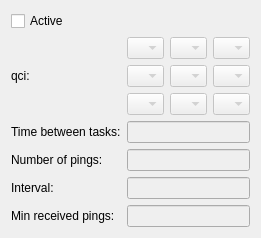
      <widget class="QWidget" name="SyncedPing">
       <attribute name="title">
        <string>Synced Ping</string>
       </attribute>
       <layout class="QGridLayout" name="gridLayout_7">
        <item row="3" column="1">
         <widget class="QLineEdit" name="lineEditSyncedPingNumberOfPings">
          <property name="enabled">
           <bool>false</bool>
          </property>
         </widget>
        </item>
        <item row="1" column="0">
         <widget class="QLabel" name="label_22">
          <property name="text">
           <string>qci:</string>
          </property>
         </widget>
        </item>
        <item row="1" column="1">
         <layout class="QVBoxLayout" name="verticalLayout_8">
          <item>
           <layout class="QHBoxLayout" name="horizontalLayout_30">
            <item>
             <widget class="QComboBox" name="comboBoxSyncedPingQci1">
              <property name="enabled">
               <bool>false</bool>
              </property>
              <item>
               <property name="text">
                <string/>
               </property>
              </item>
              <item>
               <property name="text">
                <string>1</string>
               </property>
              </item>
              <item>
               <property name="text">
                <string>2</string>
               </property>
              </item>
              <item>
               <property name="text">
                <string>3</string>
               </property>
              </item>
              <item>
               <property name="text">
                <string>4</string>
               </property>
              </item>
              <item>
               <property name="text">
                <string>5</string>
               </property>
              </item>
              <item>
               <property name="text">
                <string>6</string>
               </property>
              </item>
              <item>
               <property name="text">
                <string>7</string>
               </property>
              </item>
              <item>
               <property name="text">
                <string>8</string>
               </property>
              </item>
              <item>
               <property name="text">
                <string>9</string>
               </property>
              </item>
             </widget>
            </item>
            <item>
             <widget class="QComboBox" name="comboBoxSyncedPingQci2">
              <property name="enabled">
               <bool>false</bool>
              </property>
              <item>
               <property name="text">
                <string/>
               </property>
              </item>
              <item>
               <property name="text">
                <string>1</string>
               </property>
              </item>
              <item>
               <property name="text">
                <string>2</string>
               </property>
              </item>
              <item>
               <property name="text">
                <string>3</string>
               </property>
              </item>
              <item>
               <property name="text">
                <string>4</string>
               </property>
              </item>
              <item>
               <property name="text">
                <string>5</string>
               </property>
              </item>
              <item>
               <property name="text">
                <string>6</string>
               </property>
              </item>
              <item>
               <property name="text">
                <string>7</string>
               </property>
              </item>
              <item>
               <property name="text">
                <string>8</string>
               </property>
              </item>
              <item>
               <property name="text">
                <string>9</string>
               </property>
              </item>
             </widget>
            </item>
            <item>
             <widget class="QComboBox" name="comboBoxSyncedPingQci3">
              <property name="enabled">
               <bool>false</bool>
              </property>
              <item>
               <property name="text">
                <string/>
               </property>
              </item>
              <item>
               <property name="text">
                <string>1</string>
               </property>
              </item>
              <item>
               <property name="text">
                <string>2</string>
               </property>
              </item>
              <item>
               <property name="text">
                <string>3</string>
               </property>
              </item>
              <item>
               <property name="text">
                <string>4</string>
               </property>
              </item>
              <item>
               <property name="text">
                <string>5</string>
               </property>
              </item>
              <item>
               <property name="text">
                <string>6</string>
               </property>
              </item>
              <item>
               <property name="text">
                <string>7</string>
               </property>
              </item>
              <item>
               <property name="text">
                <string>8</string>
               </property>
              </item>
              <item>
               <property name="text">
                <string>9</string>
               </property>
              </item>
             </widget>
            </item>
           </layout>
          </item>
          <item>
           <layout class="QHBoxLayout" name="horizontalLayout_31">
            <item>
             <widget class="QComboBox" name="comboBoxSyncedPingQci4">
              <property name="enabled">
               <bool>false</bool>
              </property>
              <item>
               <property name="text">
                <string/>
               </property>
              </item>
              <item>
               <property name="text">
                <string>1</string>
               </property>
              </item>
              <item>
               <property name="text">
                <string>2</string>
               </property>
              </item>
              <item>
               <property name="text">
                <string>3</string>
               </property>
              </item>
              <item>
               <property name="text">
                <string>4</string>
               </property>
              </item>
              <item>
               <property name="text">
                <string>5</string>
               </property>
              </item>
              <item>
               <property name="text">
                <string>6</string>
               </property>
              </item>
              <item>
               <property name="text">
                <string>7</string>
               </property>
              </item>
              <item>
               <property name="text">
                <string>8</string>
               </property>
              </item>
              <item>
               <property name="text">
                <string>9</string>
               </property>
              </item>
             </widget>
            </item>
            <item>
             <widget class="QComboBox" name="comboBoxSyncedPingQci5">
              <property name="enabled">
               <bool>false</bool>
              </property>
              <item>
               <property name="text">
                <string/>
               </property>
              </item>
              <item>
               <property name="text">
                <string>1</string>
               </property>
              </item>
              <item>
               <property name="text">
                <string>2</string>
               </property>
              </item>
              <item>
               <property name="text">
                <string>3</string>
               </property>
              </item>
              <item>
               <property name="text">
                <string>4</string>
               </property>
              </item>
              <item>
               <property name="text">
                <string>5</string>
               </property>
              </item>
              <item>
               <property name="text">
                <string>6</string>
               </property>
              </item>
              <item>
               <property name="text">
                <string>7</string>
               </property>
              </item>
              <item>
               <property name="text">
                <string>8</string>
               </property>
              </item>
              <item>
               <property name="text">
                <string>9</string>
               </property>
              </item>
             </widget>
            </item>
            <item>
             <widget class="QComboBox" name="comboBoxSyncedPingQci6">
              <property name="enabled">
               <bool>false</bool>
              </property>
              <item>
               <property name="text">
                <string/>
               </property>
              </item>
              <item>
               <property name="text">
                <string>1</string>
               </property>
              </item>
              <item>
               <property name="text">
                <string>2</string>
               </property>
              </item>
              <item>
               <property name="text">
                <string>3</string>
               </property>
              </item>
              <item>
               <property name="text">
                <string>4</string>
               </property>
              </item>
              <item>
               <property name="text">
                <string>5</string>
               </property>
              </item>
              <item>
               <property name="text">
                <string>6</string>
               </property>
              </item>
              <item>
               <property name="text">
                <string>7</string>
               </property>
              </item>
              <item>
               <property name="text">
                <string>8</string>
               </property>
              </item>
              <item>
               <property name="text">
                <string>9</string>
               </property>
              </item>
             </widget>
            </item>
           </layout>
          </item>
          <item>
           <layout class="QHBoxLayout" name="horizontalLayout_32">
            <item>
             <widget class="QComboBox" name="comboBoxSyncedPingQci7">
              <property name="enabled">
               <bool>false</bool>
              </property>
              <item>
               <property name="text">
                <string/>
               </property>
              </item>
              <item>
               <property name="text">
                <string>1</string>
               </property>
              </item>
              <item>
               <property name="text">
                <string>2</string>
               </property>
              </item>
              <item>
               <property name="text">
                <string>3</string>
               </property>
              </item>
              <item>
               <property name="text">
                <string>4</string>
               </property>
              </item>
              <item>
               <property name="text">
                <string>5</string>
               </property>
              </item>
              <item>
               <property name="text">
                <string>6</string>
               </property>
              </item>
              <item>
               <property name="text">
                <string>7</string>
               </property>
              </item>
              <item>
               <property name="text">
                <string>8</string>
               </property>
              </item>
              <item>
               <property name="text">
                <string>9</string>
               </property>
              </item>
             </widget>
            </item>
            <item>
             <widget class="QComboBox" name="comboBoxSyncedPingQci8">
              <property name="enabled">
               <bool>false</bool>
              </property>
              <item>
               <property name="text">
                <string/>
               </property>
              </item>
              <item>
               <property name="text">
                <string>1</string>
               </property>
              </item>
              <item>
               <property name="text">
                <string>2</string>
               </property>
              </item>
              <item>
               <property name="text">
                <string>3</string>
               </property>
              </item>
              <item>
               <property name="text">
                <string>4</string>
               </property>
              </item>
              <item>
               <property name="text">
                <string>5</string>
               </property>
              </item>
              <item>
               <property name="text">
                <string>6</string>
               </property>
              </item>
              <item>
               <property name="text">
                <string>7</string>
               </property>
              </item>
              <item>
               <property name="text">
                <string>8</string>
               </property>
              </item>
              <item>
               <property name="text">
                <string>9</string>
               </property>
              </item>
             </widget>
            </item>
            <item>
             <widget class="QComboBox" name="comboBoxSyncedPingQci9">
              <property name="enabled">
               <bool>false</bool>
              </property>
              <item>
               <property name="text">
                <string/>
               </property>
              </item>
              <item>
               <property name="text">
                <string>1</string>
               </property>
              </item>
              <item>
               <property name="text">
                <string>2</string>
               </property>
              </item>
              <item>
               <property name="text">
                <string>3</string>
               </property>
              </item>
              <item>
               <property name="text">
                <string>4</string>
               </property>
              </item>
              <item>
               <property name="text">
                <string>5</string>
               </property>
              </item>
              <item>
               <property name="text">
                <string>6</string>
               </property>
              </item>
              <item>
               <property name="text">
                <string>7</string>
               </property>
              </item>
              <item>
               <property name="text">
                <string>8</string>
               </property>
              </item>
              <item>
               <property name="text">
                <string>9</string>
               </property>
              </item>
             </widget>
            </item>
           </layout>
          </item>
         </layout>
        </item>
        <item row="2" column="0">
         <widget class="QLabel" name="label_23">
          <property name="text">
           <string>Time between tasks:</string>
          </property>
         </widget>
        </item>
        <item row="2" column="1">
         <widget class="QLineEdit" name="lineEditSyncedPingTimeBetweenTasks">
          <property name="enabled">
           <bool>false</bool>
          </property>
         </widget>
        </item>
        <item row="3" column="0">
         <widget class="QLabel" name="label_24">
          <property name="text">
           <string>Number of pings:</string>
          </property>
         </widget>
        </item>
        <item row="4" column="1">
         <widget class="QLineEdit" name="lineEditSyncedPingInterval">
          <property name="enabled">
           <bool>false</bool>
          </property>
         </widget>
        </item>
        <item row="4" column="0">
         <widget class="QLabel" name="label_30">
          <property name="text">
           <string>Interval:</string>
          </property>
         </widget>
        </item>
        <item row="5" column="1">
         <widget class="QLineEdit" name="lineEditSyncedPingMinReceivedPings">
          <property name="enabled">
           <bool>false</bool>
          </property>
         </widget>
        </item>
        <item row="5" column="0">
         <widget class="QLabel" name="label_31">
          <property name="text">
           <string>Min received pings:</string>
          </property>
         </widget>
        </item>
        <item row="0" column="0">
         <widget class="QCheckBox" name="checkBoxSyncedPing">
          <property name="text">
           <string>Active</string>
          </property>
         </widget>
        </item>
       </layout>
      </widget>
